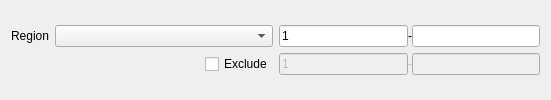
<?xml version="1.0" encoding="UTF-8"?>
<ui version="4.0">
 <class>RegionSelectorWithExcludedRegion</class>
 <widget class="QWidget" name="RegionSelectorWithExcludedRegion">
  <property name="geometry">
   <rect>
    <x>0</x>
    <y>0</y>
    <width>551</width>
    <height>100</height>
   </rect>
  </property>
  <property name="windowTitle">
   <string>Form</string>
  </property>
  <layout class="QVBoxLayout" name="verticalLayout">
   <item>
    <layout class="QGridLayout" name="gridLayout">
     <item row="0" column="2">
      <layout class="QHBoxLayout" name="includeRegionLayout">
       <property name="spacing">
        <number>0</number>
       </property>
       <item>
        <widget class="QLineEdit" name="startLineEdit">
         <property name="text">
          <string>1</string>
         </property>
        </widget>
       </item>
       <item>
        <widget class="QLabel" name="label_2">
         <property name="text">
          <string>-</string>
         </property>
        </widget>
       </item>
       <item>
        <widget class="QLineEdit" name="endLineEdit"/>
       </item>
      </layout>
     </item>
     <item row="1" column="2">
      <widget class="QWidget" name="excludeWidget" native="true">
       <property name="enabled">
        <bool>false</bool>
       </property>
       <property name="minimumSize">
        <size>
         <width>120</width>
         <height>0</height>
        </size>
       </property>
       <layout class="QHBoxLayout" name="horizontalLayout">
        <property name="spacing">
         <number>0</number>
        </property>
        <property name="leftMargin">
         <number>0</number>
        </property>
        <property name="topMargin">
         <number>0</number>
        </property>
        <property name="rightMargin">
         <number>0</number>
        </property>
        <property name="bottomMargin">
         <number>0</number>
        </property>
        <item>
         <widget class="QLineEdit" name="excludeStartLineEdit">
          <property name="text">
           <string>1</string>
          </property>
         </widget>
        </item>
        <item>
         <widget class="QLabel" name="label_3">
          <property name="text">
           <string>-</string>
          </property>
         </widget>
        </item>
        <item>
         <widget class="QLineEdit" name="excludeEndLinEdit">
          <property name="text">
           <string/>
          </property>
         </widget>
        </item>
       </layout>
      </widget>
     </item>
     <item row="1" column="0">
      <layout class="QHBoxLayout" name="horizontalLayout_4">
       <item>
        <spacer name="horizontalSpacer">
         <property name="orientation">
          <enum>Qt::Horizontal</enum>
         </property>
         <property name="sizeHint" stdset="0">
          <size>
           <width>40</width>
           <height>20</height>
          </size>
         </property>
        </spacer>
       </item>
       <item>
        <widget class="QCheckBox" name="excludeCheckBox">
         <property name="text">
          <string>Exclude</string>
         </property>
        </widget>
       </item>
      </layout>
     </item>
     <item row="0" column="0">
      <layout class="QHBoxLayout" name="horizontalLayout_3">
       <item>
        <widget class="QLabel" name="label">
         <property name="sizePolicy">
          <sizepolicy hsizetype="Minimum" vsizetype="Preferred">
           <horstretch>0</horstretch>
           <verstretch>0</verstretch>
          </sizepolicy>
         </property>
         <property name="text">
          <string>Region</string>
         </property>
        </widget>
       </item>
       <item>
        <widget class="QComboBox" name="presetsComboBox">
         <property name="sizePolicy">
          <sizepolicy hsizetype="Expanding" vsizetype="Fixed">
           <horstretch>0</horstretch>
           <verstretch>0</verstretch>
          </sizepolicy>
         </property>
         <property name="sizeAdjustPolicy">
          <enum>QComboBox::AdjustToContents</enum>
         </property>
        </widget>
       </item>
      </layout>
     </item>
    </layout>
   </item>
  </layout>
 </widget>
 <resources/>
 <connections/>
</ui>
